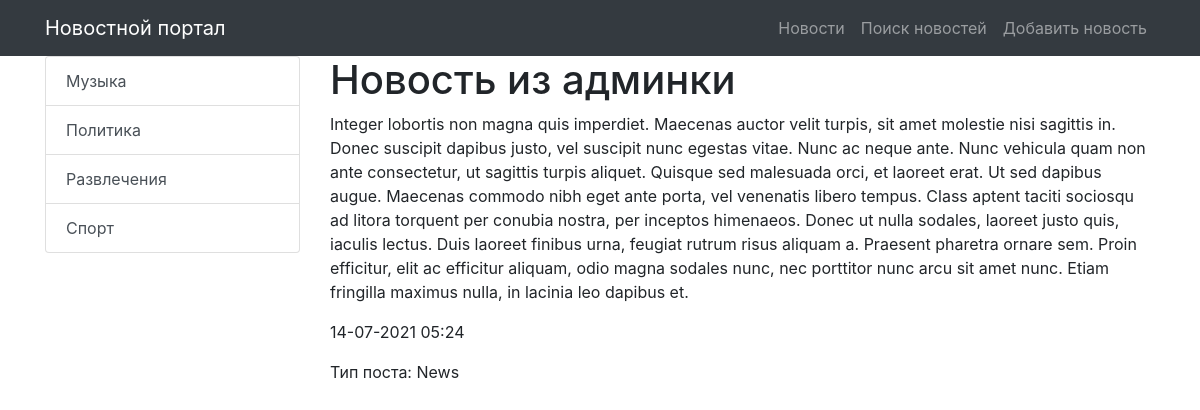
/news/27, run on the app's committed database.
### news/models.py (models this page shows, shortened)
class Category(models.Model):
    title = models.CharField(max_length=255, unique=True, verbose_name='Название категории')
    subscribers = models.ManyToManyField(User)
    class Meta:
        verbose_name = 'Категория'
        verbose_name_plural = 'Категории'
        ordering = ['title']
    def get_absolute_url(self):
        return reverse('news_category', kwargs={'category_id': self.pk})

class Post(models.Model):
    TYPE = [
        ('Article', 'Статья'),
        ('News', 'Новость'),
    ]
    author = models.ForeignKey(Author, on_delete=models.CASCADE, verbose_name='Автор')
    category = models.ManyToManyField(Category, through='PostCategory')
    type = models.CharField(max_length=20, choices=TYPE, verbose_name='Тип поста', default='Article')
    creation_datetime = models.DateTimeField(auto_now_add=True, verbose_name='Дата публикации')
    title = models.CharField(max_length=255, verbose_name='Название')
    text = models.TextField(verbose_name='Содержание')
    rating = models.IntegerField(default=0, verbose_name='Рейтинг')
    class Meta:
        verbose_name = 'Пост'
        verbose_name_plural = 'Посты'
        ordering = ['-creation_datetime', 'title']

### news/views.py (the view)
# urls.py: path('<int:pk>', NewsDetail.as_view(), name='news_one'),
class NewsDetail(DetailView):
    model = Post
    template_name = 'news/news_one.html'
    context_object_name = 'news_one'
    queryset = Post.objects.all()
    def get_object(self, *args, **kwargs):
        obj = cache.get(f'post-{self.kwargs["pk"]}', None)
        if not obj:
            obj = super().get_object(**kwargs)
            cache.set(f'post-{self.kwargs["pk"]}', obj)
        return obj
    def get_context_data(self, **kwargs):
        context = super().get_context_data(**kwargs)
        context['categories'] = Category.objects.all()
        context['post_categories'] = self.model.category
        return context

### news/templatetags/custom_filters.py (called while the page is built)
@register.filter(name='censor')
def censor(text, swearing):
    if swearing in text:
        return text.replace(swearing, '***')
    return text

### templates/news/news_one.html (shortened to what this page needs)
{% extends 'default.html' %}
{% load custom_filters %}
{% block content %}
<h1>{{ news_one.title | censor:'очень_плохое_слово' }}</h1>
<p>{{ news_one.text | censor:'очень_плохое_слово' }}</p>
<p>{{ news_one.creation_datetime | date:'d-m-Y h:i'}}</p>
<p> Тип поста: {{ news_one.type }}</p>
{% endblock content %}

### templates/default.html (shortened to what this page needs)
{% load static %}
<!DOCTYPE html>
<html lang="en">
<head>
    <link href="{% static 'vendor/bootstrap/css/bootstrap.min.css' %}" rel="stylesheet">
</head>
<body>
{% load cache %}
{% cache 30 nav %}
{% block nav %}
<nav class="navbar navbar-expand-lg navbar-dark bg-dark static-top">
    <div class="container">
        <a class="navbar-brand" href="/news/">Новостной портал</a>
        <div class="collapse navbar-collapse" id="navbarResponsive">
            <ul class="navbar-nav ml-auto">
                <li class="nav-item">
                    <a class="nav-link" href="/news/">Новости</a>
                </li>
                <li class="nav-item">
                    <a class="nav-link" href="{% url 'news_search' %}">Поиск новостей</a>
                </li>
                <li class="nav-item">
                    <a class="nav-link" href="{% url 'news_add' %}">Добавить новость</a>
                </li>
            </ul>
        </div>
    </div>
</nav>
{% endblock %}
{% endcache %}
<div class="container">
    <div class="row">
        <div class="col-md-3">
            <div class="list-group">
                {% for item in categories %}
                <a href="{{ item.get_absolute_url }}" class="list-group-item list-group-item-action">
                    {{ item.title }}
                </a>
                {% endfor %}
            </div>
        </div>
        <div class="col-md-9">
            {% block content %}
            {% endblock content %}
        </div>
    </div>
</div>
</body>
</html>

### data on the page
Category: title "Музыка"
Category: title "Политика"
Category: title "Развлечения"
Category: title "Спорт"
Post: title|censor "Новость из админки", text|censor "Integer lobortis non magna quis imperdiet. Maecenas auctor velit turpis, sit amet molestie nisi sagittis in. Donec suscipit dapibus justo, vel suscipit nunc egestas vitae. Nunc ac neque ante. Nunc vehicula quam non ante consectetur, ut sagittis turpis aliquet. Quisque sed malesuada orci, et laoreet erat. Ut sed dapibus augue. Maecenas commodo nibh eget ante porta, vel venenatis libero tempus. Class aptent taciti sociosqu ad litora torquent per conubia nostra, per inceptos himenaeos. Donec ut nulla sodales, laoreet justo quis, iaculis lectus. Duis laoreet finibus urna, feugiat rutrum risus aliquam a. Praesent pharetra ornare sem. Proin efficitur, elit ac efficitur aliquam, odio magna sodales…", creation_datetime "14-07-2021 05:24", type "News"
